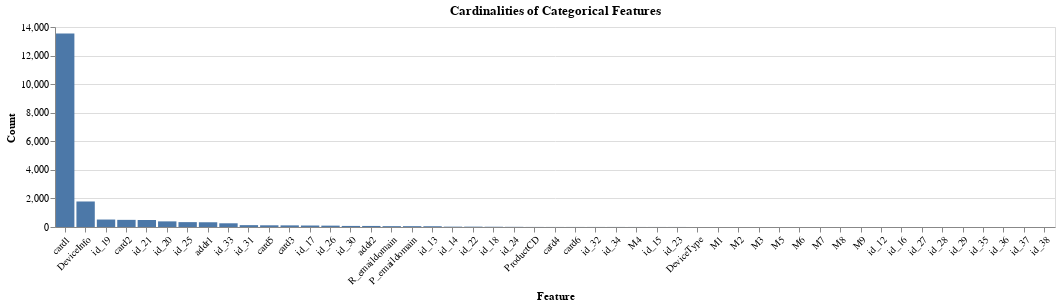

Write notebook code for a chart like this one.
### Markdown cell above
Some categorical features have more than a few hundred categories, or even more than 10,000.

### Code cell
source = df_train[cat_features].nunique().reset_index()
source.columns = ['feature', 'cardinality']

bar = alt.Chart(source).mark_bar().encode(
    x=alt.X('feature:N', axis=alt.Axis(title='Feature'), sort='-y'),
    y=alt.Y('cardinality:Q', axis=alt.Axis(title='Count')),
    tooltip=['feature:N', 'cardinality:Q']
)
bar.properties(title='Cardinalities of Categorical Features', width=1000, height=200).configure_axisX(labelAngle=-45)

### Figure 1 — Vega-Lite specification as saved in the notebook (floating-point values rounded to 4 significant figures)
{"config": {"view": {"continuousWidth": 400, "continuousHeight": 300}, "axisX": {"labelAngle": -45}}, "data": {"name": "data-d8edc05c8d8fe20acdd80d2df686bc69"}, "mark": "bar", "encoding": {"tooltip": [{"type": "nominal", "field": "feature"}, {"type": "quantitative", "field": "cardinality"}], "x": {"type": "nominal", "axis": {"title": "Feature"}, "field": "feature", "sort": "-y"}, "y": {"type": "quantitative", "axis": {"title": "Count"}, "field": "cardinality"}}, "height": 200, "title": "Cardinalities of Categorical Features", "width": 1000, "$schema": "https://vega.github.io/schema/vega-lite/v4.8.1.json", "datasets": {"data-d8edc05c8d8fe20acdd80d2df686bc69": [{"feature": "ProductCD", "cardinality": 5}, {"feature": "addr1", "cardinality": 332}, {"feature": "addr2", "cardinality": 74}, {"feature": "P_emaildomain", "cardinality": 59}, {"feature": "R_emaildomain", "cardinality": 60}, {"feature": "DeviceType", "cardinality": 2}, {"feature": "DeviceInfo", "cardinality": 1786}, {"feature": "card1", "cardinality": 13553}, {"feature": "card2", "cardinality": 500}, {"feature": "card3", "cardinality": 114}, {"feature": "card4", "cardinality": 4}, {"feature": "card5", "cardinality": 119}, {"feature": "card6", "cardinality": 4}, {"feature": "M1", "cardinality": 2}, {"feature": "M2", "cardinality": 2}, {"feature": "M3", "cardinality": 2}, {"feature": "M4", "cardinality": 3}, {"feature": "M5", "cardinality": 2}, {"feature": "M6", "cardinality": 2}, {"feature": "M7", "cardinality": 2}, {"feature": "M8", "cardinality": 2}, {"feature": "M9", "cardinality": 2}, {"feature": "id_12", "cardinality": 2}, {"feature": "id_13", "cardinality": 54}, {"feature": "id_14", "cardinality": 25}, {"feature": "id_15", "cardinality": 3}, {"feature": "id_16", "cardinality": 2}, {"feature": "id_17", "cardinality": 104}, {"feature": "id_18", "cardinality": 18}, {"feature": "id_19", "cardinality": 522}, {"feature": "id_20", "cardinality": 394}, {"feature": "id_21", "cardinality": 490}, {"feature": "id_22", "cardinality": 25}, {"feature": "id_23", "cardinality": 3}, {"feature": "id_24", "cardinality": 12}, {"feature": "id_25", "cardinality": 341}, {"feature": "id_26", "cardinality": 95}, {"feature": "id_27", "cardinality": 2}, {"feature": "id_28", "cardinality": 2}, {"feature": "id_29", "cardinality": 2}, {"feature": "id_30", "cardinality": 75}, {"feature": "id_31", "cardinality": 130}, {"feature": "id_32", "cardinality": 4}, {"feature": "id_33", "cardinality": 260}, {"feature": "id_34", "cardinality": 4}, {"feature": "id_35", "cardinality": 2}, {"feature": "id_36", "cardinality": 2}, {"feature": "id_37", "cardinality": 2}, {"feature": "id_38", "cardinality": 2}]}}
